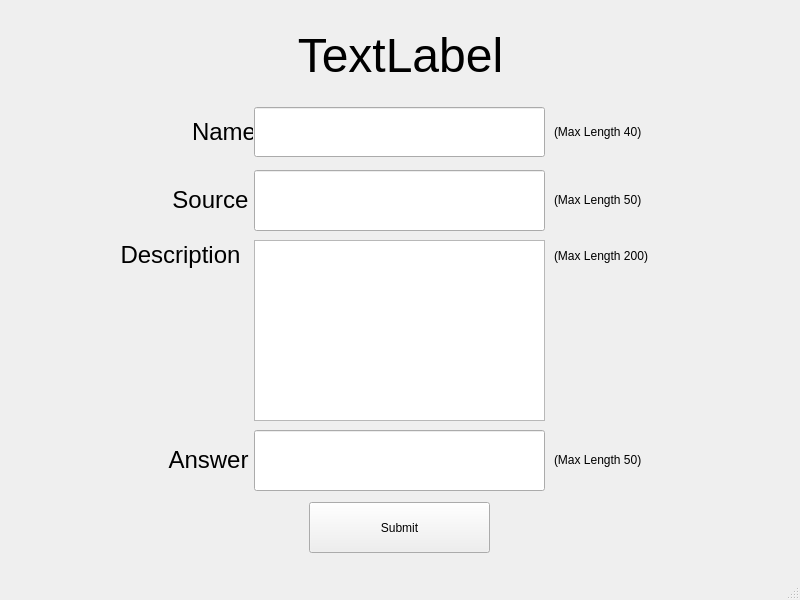
<?xml version="1.0" encoding="UTF-8"?>
<ui version="4.0">
 <class>EditProblem</class>
 <widget class="QMainWindow" name="EditProblem">
  <property name="geometry">
   <rect>
    <x>0</x>
    <y>0</y>
    <width>800</width>
    <height>600</height>
   </rect>
  </property>
  <property name="windowTitle">
   <string>MainWindow</string>
  </property>
  <widget class="QWidget" name="centralwidget">
   <widget class="QLabel" name="EditOrAddProblemLabel">
    <property name="geometry">
     <rect>
      <x>10</x>
      <y>20</y>
      <width>781</width>
      <height>71</height>
     </rect>
    </property>
    <property name="text">
     <string>&lt;html&gt;&lt;head/&gt;&lt;body&gt;&lt;p align=&quot;center&quot;&gt;&lt;span style=&quot; font-size:36pt;&quot;&gt;TextLabel&lt;/span&gt;&lt;/p&gt;&lt;/body&gt;&lt;/html&gt;</string>
    </property>
   </widget>
   <widget class="QLabel" name="NameLabel">
    <property name="geometry">
     <rect>
      <x>192</x>
      <y>117</y>
      <width>61</width>
      <height>31</height>
     </rect>
    </property>
    <property name="text">
     <string>&lt;html&gt;&lt;head/&gt;&lt;body&gt;&lt;p align=&quot;center&quot;&gt;&lt;span style=&quot; font-size:18pt;&quot;&gt;Name&lt;/span&gt;&lt;/p&gt;&lt;/body&gt;&lt;/html&gt;</string>
    </property>
   </widget>
   <widget class="QLineEdit" name="NameLineEdit">
    <property name="geometry">
     <rect>
      <x>254</x>
      <y>107</y>
      <width>291</width>
      <height>50</height>
     </rect>
    </property>
   </widget>
   <widget class="QLabel" name="SourceLabel">
    <property name="geometry">
     <rect>
      <x>170</x>
      <y>185</y>
      <width>81</width>
      <height>31</height>
     </rect>
    </property>
    <property name="text">
     <string>&lt;html&gt;&lt;head/&gt;&lt;body&gt;&lt;p align=&quot;center&quot;&gt;&lt;span style=&quot; font-size:18pt;&quot;&gt;Source&lt;/span&gt;&lt;/p&gt;&lt;/body&gt;&lt;/html&gt;</string>
    </property>
   </widget>
   <widget class="QLineEdit" name="SourceLineEdit">
    <property name="geometry">
     <rect>
      <x>254</x>
      <y>170</y>
      <width>291</width>
      <height>61</height>
     </rect>
    </property>
   </widget>
   <widget class="QLabel" name="label">
    <property name="geometry">
     <rect>
      <x>554</x>
      <y>124</y>
      <width>91</width>
      <height>16</height>
     </rect>
    </property>
    <property name="text">
     <string>(Max Length 40)</string>
    </property>
   </widget>
   <widget class="QLabel" name="label_2">
    <property name="geometry">
     <rect>
      <x>554</x>
      <y>192</y>
      <width>91</width>
      <height>16</height>
     </rect>
    </property>
    <property name="text">
     <string>(Max Length 50)</string>
    </property>
   </widget>
   <widget class="QLabel" name="DescriptionLabel">
    <property name="geometry">
     <rect>
      <x>115</x>
      <y>240</y>
      <width>131</width>
      <height>31</height>
     </rect>
    </property>
    <property name="text">
     <string>&lt;html&gt;&lt;head/&gt;&lt;body&gt;&lt;p align=&quot;center&quot;&gt;&lt;span style=&quot; font-size:18pt;&quot;&gt;Description&lt;/span&gt;&lt;/p&gt;&lt;/body&gt;&lt;/html&gt;</string>
    </property>
   </widget>
   <widget class="QTextEdit" name="DescriptionTextEdit">
    <property name="geometry">
     <rect>
      <x>254</x>
      <y>240</y>
      <width>291</width>
      <height>181</height>
     </rect>
    </property>
   </widget>
   <widget class="QLabel" name="label_3">
    <property name="geometry">
     <rect>
      <x>554</x>
      <y>248</y>
      <width>101</width>
      <height>16</height>
     </rect>
    </property>
    <property name="text">
     <string>(Max Length 200)</string>
    </property>
   </widget>
   <widget class="QLabel" name="AnswerLabel">
    <property name="geometry">
     <rect>
      <x>168</x>
      <y>445</y>
      <width>81</width>
      <height>31</height>
     </rect>
    </property>
    <property name="text">
     <string>&lt;html&gt;&lt;head/&gt;&lt;body&gt;&lt;p align=&quot;center&quot;&gt;&lt;span style=&quot; font-size:18pt;&quot;&gt;Answer&lt;/span&gt;&lt;/p&gt;&lt;/body&gt;&lt;/html&gt;</string>
    </property>
   </widget>
   <widget class="QLineEdit" name="AnswerLineEdit">
    <property name="geometry">
     <rect>
      <x>254</x>
      <y>430</y>
      <width>291</width>
      <height>61</height>
     </rect>
    </property>
   </widget>
   <widget class="QLabel" name="label_4">
    <property name="geometry">
     <rect>
      <x>554</x>
      <y>452</y>
      <width>101</width>
      <height>16</height>
     </rect>
    </property>
    <property name="text">
     <string>(Max Length 50)</string>
    </property>
   </widget>
   <widget class="QPushButton" name="SubmitButton">
    <property name="geometry">
     <rect>
      <x>309</x>
      <y>502</y>
      <width>181</width>
      <height>51</height>
     </rect>
    </property>
    <property name="text">
     <string>Submit</string>
    </property>
   </widget>
  </widget>
  <widget class="QMenuBar" name="menubar">
   <property name="geometry">
    <rect>
     <x>0</x>
     <y>0</y>
     <width>800</width>
     <height>23</height>
    </rect>
   </property>
  </widget>
  <widget class="QStatusBar" name="statusbar"/>
 </widget>
 <resources/>
 <connections/>
</ui>
